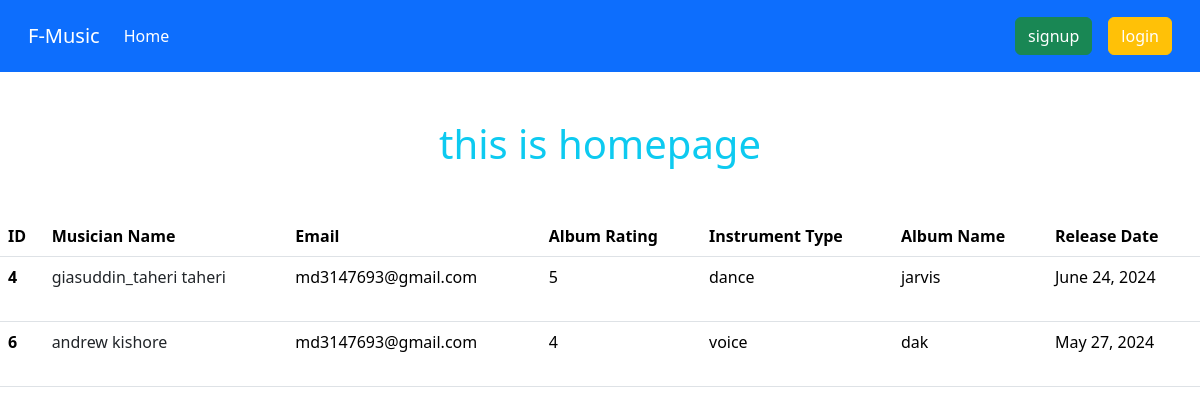
The page / on the database its author committed.
### albums/models.py (models this page shows, shortened)
class AlbumsModel(models.Model):
    album_name = models.CharField(max_length=255)
    release_date = models.DateField()
    rating = models.CharField(max_length=255)
    musician = models.ForeignKey(MusicianModel,on_delete=models.CASCADE)

### musician/models.py (models this page shows, shortened)
class MusicianModel(models.Model):
    first_name = models.CharField(max_length=255)
    last_name = models.CharField(max_length=255)
    email = models.EmailField(max_length=255)
    phone = models.CharField(max_length=255)
    instrument_type = models.CharField(max_length=255)

### practice_day_2/views.py (the view)
# urls.py: path('',views.HomeView.as_view(),name='homepage'),
class HomeView(ListView):
    model = AlbumsModel
    template_name = 'home.html'
    context_object_name = 'data'

### templates/home.html (shortened to what this page needs)
<!doctype html>
<html lang="en">
  <head>
    <link href="https://cdn.jsdelivr.net/npm/bootstrap@5.3.3/dist/css/bootstrap.min.css" rel="stylesheet">
  </head>
  <body>
    <nav class="navbar navbar-expand-lg bg-primary p-3">
        <div class="container-fluid">
          <a class="navbar-brand text-white" href="#">F-Music</a>
          <div class="collapse navbar-collapse" id="navbarSupportedContent">
            <ul class="navbar-nav me-auto mb-2 mb-lg-0">
             {%if user.is_authenticated%}
             <li class="nav-item">
              <a class="nav-link active text-white" aria-current="page" href="{%url 'homepage'%}">Home</a>
            </li>
            <li class="nav-item">
              <a class="nav-link active text-white" aria-current="page" href="{%url 'add_album'%}">Add Album</a>
            </li>
            <li class="nav-item">
              <a class="nav-link active text-white" aria-current="page" href="{%url 'add_musician'%}">Add Musician</a>
            </li>
            {%else%}
            <li class="nav-item">
              <a class="nav-link active text-white" aria-current="page" href="{%url 'homepage'%}">Home</a>
            </li>
            {%endif%}
            </ul>
            <div class="d-flex" role="search">
                {% if user.is_authenticated%}
                <form action="{%url 'logout'%}" method="POST">
                  {%csrf_token%}
                  <button type="submit" class="btn btn-danger p-2 text-white">logout</button>
                </form>
                {%else%}
                <a href="{%url 'signup'%}"><button class="btn btn-success mx-3 text-white" type="submit">signup</button></a>
                <a href="{%url 'login'%}"><button class="btn btn-warning text-white" type="submit">login</button></a>
                {%endif%}
            </div>
          </div>
        </div>
      </nav>
    {%block content%}
    <h1 class="text-center text-info mt-5 mb-5">this is homepage</h1>
    {%if user.is_authenticated%}
    <table class="table mt-3 mb-3 container ml-5" style="max-width: 100%;">
      <thead>
        <tr>
          <th scope="col">ID</th>
          <th scope="col">Musician Name</th>
          <th scope="col">Email</th>
          <th scope="col">Album Rating</th>
          <th scope="col">Instrument Type</th>
          <th scope="col">Album Name</th>
          <th scope="col">Release Date</th>
          <th scope="col">Action</th>
        </tr>
      </thead>
      <tbody>
        {%for album in data%}
        <tr style="height: 65px;">
          <th scope="row">{{album.musician.id}}</th>
          <td><a href="{%url 'edit_musician' album.musician.id%}" class="text-decoration-none text-dark">{{album.musician.first_name}} {{album.musician.last_name}}</a></td>
          <td>{{album.musician.email}}</td>
          <td>{{album.rating}}</td>
          <td>{{album.musician.instrument_type}}</td>
          <td>{{album.album_name}}</td>
          <td>{{album.release_date}}</td>
          <td>
            <a href="{%url 'edit_album' album.id%} " class="btn btn-success p-2">Edit</a>
            <a href="{%url 'delete_album' album.id%} " class="btn btn-danger p-2">Delete</a>
          </td>
        </tr>
        {%endfor%}
      </tbody>
    </table>
    {%else%}
    <table class="table mt-3 mb-3 container ml-5" style="max-width: 100%;">
      <thead>
        <tr>
          <th scope="col">ID</th>
          <th scope="col">Musician Name</th>
          <th scope="col">Email</th>
          <th scope="col">Album Rating</th>
          <th scope="col">Instrument Type</th>
          <th scope="col">Album Name</th>
          <th scope="col">Release Date</th>
        </tr>
      </thead>
      <tbody>
        {%for album in data%}
        <tr style="height: 65px;">
          <th scope="row">{{album.musician.id}}</th>
          <td><a href="{%url 'edit_musician' album.musician.id%}" class="text-decoration-none text-dark">{{album.musician.first_name}} {{album.musician.last_name}}</a></td>
          <td>{{album.musician.email}}</td>
          <td>{{album.rating}}</td>
          <td>{{album.musician.instrument_type}}</td>
          <td>{{album.album_name}}</td>
          <td>{{album.release_date}}</td>
        </tr>
        {%endfor%}
      </tbody>
    </table>
    {%endif%}
    {%endblock%}
  </body>
</html>

### rows shown on the page
AlbumsModel: musician.id "4", musician.first_name "giasuddin_taheri", musician.last_name "taheri", musician.email "md3147693@gmail.com", rating "5", musician.instrument_type "dance", album_name "jarvis", release_date "June 24, 2024"
AlbumsModel: musician.id "6", musician.first_name "andrew", musician.last_name "kishore", musician.email "md3147693@gmail.com", rating "4", musician.instrument_type "voice", album_name "dak", release_date "May 27, 2024"
